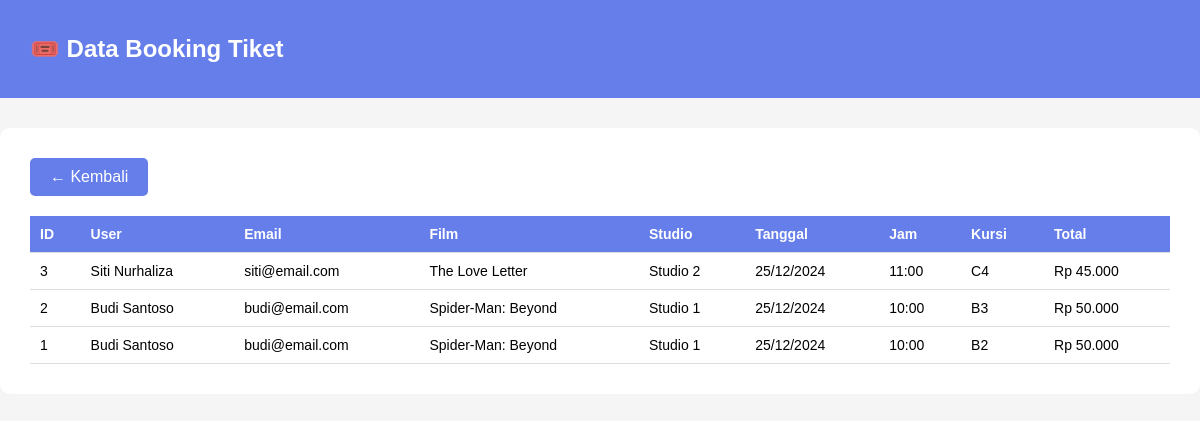
The app's page /Admin/booking_list.php (signed in) with its own data.
### tables this page shows
CREATE TABLE booking (
    id_booking INT AUTO_INCREMENT PRIMARY KEY,
    id_user INT NOT NULL,
    id_jadwal INT NOT NULL,
    id_kursi INT NOT NULL,
    tanggal_pesan DATE NOT NULL,
    jumlah_tiket INT DEFAULT 1,
    total_harga DECIMAL(10,2) NOT NULL,
    FOREIGN KEY (id_user) REFERENCES user(id_user) ON DELETE CASCADE,
    FOREIGN KEY (id_jadwal) REFERENCES jadwal_tayang(id_jadwal) ON DELETE CASCADE,
    FOREIGN KEY (id_kursi) REFERENCES kursi(id_kursi) ON DELETE CASCADE
);

CREATE TABLE user (
    id_user INT AUTO_INCREMENT PRIMARY KEY,
    nama VARCHAR(100) NOT NULL,
    pass VARCHAR(255) NOT NULL,
    no_telp VARCHAR(20),
    email VARCHAR(100) UNIQUE NOT NULL
);

CREATE TABLE film (
    id_film INT AUTO_INCREMENT PRIMARY KEY,
    poster VARCHAR(255),
    nama VARCHAR(100) NOT NULL,
    deskripsi TEXT,
    genre VARCHAR(50),
    jadwal_tayang VARCHAR(50),
    harga DECIMAL(10,2) NOT NULL,
    durasi INT
);

CREATE TABLE studio (
    id_studio INT AUTO_INCREMENT PRIMARY KEY,
    nama_studio VARCHAR(100) NOT NULL,
    kapasitas INT NOT NULL
);

CREATE TABLE jadwal_tayang (
    id_jadwal INT AUTO_INCREMENT PRIMARY KEY,
    id_film INT NOT NULL,
    id_studio INT NOT NULL,
    tanggal_tayang DATE NOT NULL,
    jam_tayang TIME NOT NULL,
    FOREIGN KEY (id_film) REFERENCES film(id_film) ON DELETE CASCADE,
    FOREIGN KEY (id_studio) REFERENCES studio(id_studio) ON DELETE CASCADE
);

CREATE TABLE kursi (
    id_kursi INT AUTO_INCREMENT PRIMARY KEY,
    id_studio INT NOT NULL,
    kode_kursi VARCHAR(10) NOT NULL,
    status ENUM('tersedia', 'terisi') DEFAULT 'tersedia',
    FOREIGN KEY (id_studio) REFERENCES studio(id_studio) ON DELETE CASCADE,
    UNIQUE KEY unique_kursi (id_studio, kode_kursi)
);

### Admin/booking_list.php (the view, shortened to what this page needs)
<?php
require_once '../config.php';
$sql = "SELECT b.*, u.nama AS nama_user, u.email, f.nama AS nama_film,
        s.nama_studio, jt.tanggal_tayang, jt.jam_tayang, k.kode_kursi
        FROM booking b
        JOIN user u ON b.id_user = u.id_user
        JOIN jadwal_tayang jt ON b.id_jadwal = jt.id_jadwal
        JOIN film f ON jt.id_film = f.id_film
        JOIN studio s ON jt.id_studio = s.id_studio
        JOIN kursi k ON b.id_kursi = k.id_kursi
        ORDER BY b.id_booking DESC";
$stmt = $pdo->query($sql);
$bookings = $stmt->fetchAll(PDO::FETCH_ASSOC);
?>
<!DOCTYPE html>
<html lang="id">
<head>
</head>
<body>
    <div class="navbar">
        <h2>🎟️ Data Booking Tiket</h2>
    </div>
    <div class="container">
        <a href="index.php" class="btn">← Kembali</a>
        <table>
            <thead>
                <tr>
                    <th>ID</th>
                    <th>User</th>
                    <th>Email</th>
                    <th>Film</th>
                    <th>Studio</th>
                    <th>Tanggal</th>
                    <th>Jam</th>
                    <th>Kursi</th>
                    <th>Total</th>
                </tr>
            </thead>
            <tbody>
                <?php foreach($bookings as $b): ?>
                <tr>
                    <td><?= $b['id_booking'] ?></td>
                    <td><?= htmlspecialchars($b['nama_user']) ?></td>
                    <td><?= $b['email'] ?></td>
                    <td><?= htmlspecialchars($b['nama_film']) ?></td>
                    <td><?= $b['nama_studio'] ?></td>
                    <td><?= date('d/m/Y', strtotime($b['tanggal_tayang'])) ?></td>
                    <td><?= date('H:i', strtotime($b['jam_tayang'])) ?></td>
                    <td><?= $b['kode_kursi'] ?></td>
                    <td>Rp <?= number_format($b['total_harga'], 0, ',', '.') ?></td>
                </tr>
                <?php endforeach; ?>
            </tbody>
        </table>
    </div>
</body>
</html>

### Admin/booking_list.php (style rules this page uses)
body { font-family: Arial; margin: 0; background: #f5f5f5; }
.navbar { background: #667eea; color: white; padding: 15px 30px; }
.container { max-width: 1400px; margin: 30px auto; background: white; padding: 30px; border-radius: 10px; }
.btn { padding: 10px 20px; background: #667eea; color: white; text-decoration: none; display: inline-block; border-radius: 5px; margin-bottom: 20px; }
table { width: 100%; border-collapse: collapse; font-size: 14px; }
th, td { padding: 10px; text-align: left; border-bottom: 1px solid #ddd; }
th { background: #667eea; color: white; }

### records on screen
booking: id_booking "3", id_user.nama "Siti Nurhaliza", id_user.email "siti@email.com", film.nama "The Love Letter", studio.nama_studio "Studio 2", id_jadwal.tanggal_tayang "25/12/2024", id_jadwal.jam_tayang "11:00", id_kursi.kode_kursi "C4", total_harga "45.000"
booking: id_booking "2", id_user.nama "Budi Santoso", id_user.email "budi@email.com", film.nama "Spider-Man: Beyond", studio.nama_studio "Studio 1", id_jadwal.tanggal_tayang "25/12/2024", id_jadwal.jam_tayang "10:00", id_kursi.kode_kursi "B3", total_harga "50.000"
booking: id_booking "1", id_user.nama "Budi Santoso", id_user.email "budi@email.com", film.nama "Spider-Man: Beyond", studio.nama_studio "Studio 1", id_jadwal.tanggal_tayang "25/12/2024", id_jadwal.jam_tayang "10:00", id_kursi.kode_kursi "B2", total_harga "50.000"
